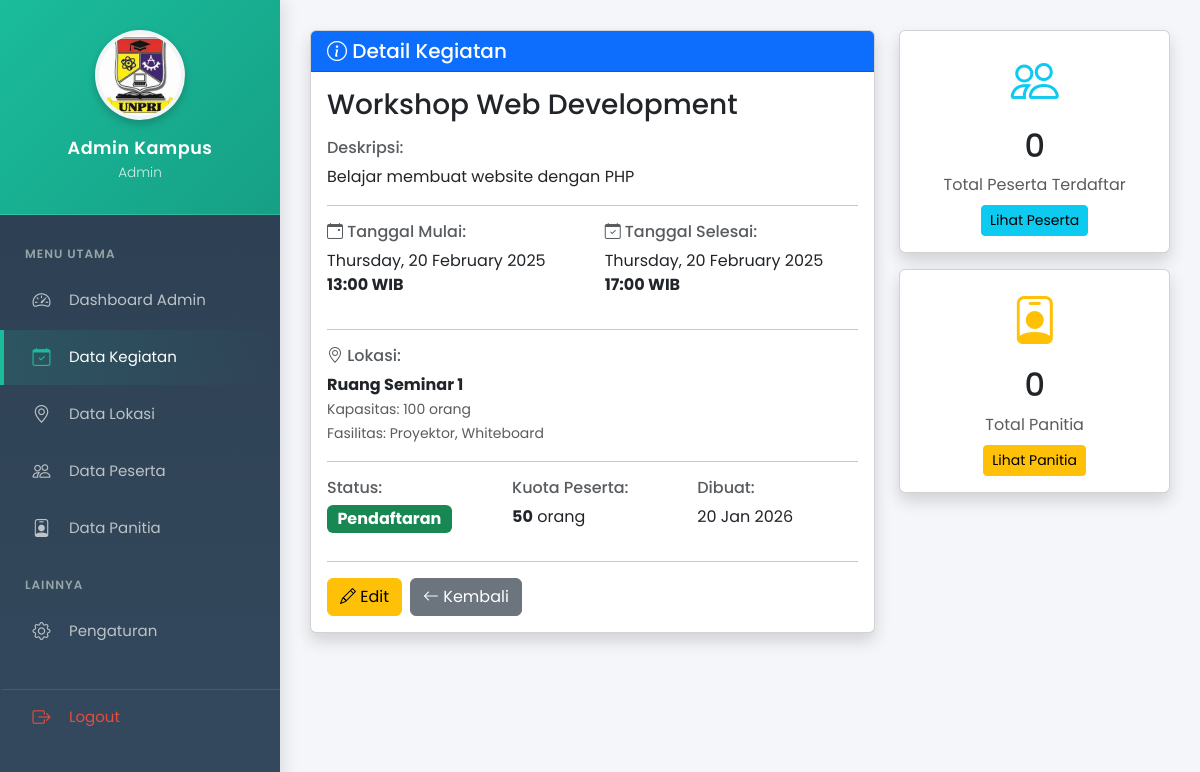
The page /pages/kegiatan/detail.php?id=2 (signed in) on the database its author committed.
### tables this page shows
CREATE TABLE `kegiatan` (
  `id_kegiatan` int(11) NOT NULL,
  `nama_kegiatan` varchar(150) NOT NULL,
  `deskripsi` text DEFAULT NULL,
  `tanggal_mulai` datetime NOT NULL,
  `tanggal_selesai` datetime NOT NULL,
  `id_lokasi` int(11) DEFAULT NULL,
  `kuota_peserta` int(11) DEFAULT NULL,
  `status` enum('Pendaftaran','Berlangsung','Selesai') DEFAULT 'Pendaftaran',
  `created_at` timestamp NOT NULL DEFAULT current_timestamp()
);

CREATE TABLE `lokasi` (
  `id_lokasi` int(11) NOT NULL,
  `nama_lokasi` varchar(100) NOT NULL,
  `kapasitas` int(11) DEFAULT NULL,
  `fasilitas` text DEFAULT NULL,
  `created_at` timestamp NOT NULL DEFAULT current_timestamp()
);

### config/database.php (called while the page is built, shortened)
<?php
$conn = mysqli_connect(DB_HOST, DB_USER, DB_PASS, DB_NAME);
mysqli_set_charset($conn, "utf8");
function clean_input($data)
{
    global $conn;
    $data = trim($data);
    $data = stripslashes($data);
    $data = htmlspecialchars($data);
    $data = mysqli_real_escape_string($conn, $data);
    return $data;
}
?>

### pages/kegiatan/detail.php (the view, shortened to what this page needs)
<?php
require_once '../../config/database.php';
$id = clean_input($_GET['id']);
$query = "SELECT k.*, l.nama_lokasi, l.kapasitas, l.fasilitas
          FROM kegiatan k
          LEFT JOIN lokasi l ON k.id_lokasi = l.id_lokasi
          WHERE k.id_kegiatan = '$id'";
$result = mysqli_query($conn, $query);
$data = mysqli_fetch_assoc($result);
$query_peserta = "SELECT COUNT(*) as total FROM peserta WHERE id_kegiatan = '$id'";
$total_peserta = mysqli_fetch_assoc(mysqli_query($conn, $query_peserta))['total'];
$query_panitia = "SELECT COUNT(*) as total FROM panitia WHERE id_kegiatan = '$id'";
$total_panitia = mysqli_fetch_assoc(mysqli_query($conn, $query_panitia))['total'];
?>
<!DOCTYPE html>
<html lang="id">
<head>
    <link href="https://cdn.jsdelivr.net/npm/bootstrap@5.3.0/dist/css/bootstrap.min.css" rel="stylesheet">
    <link rel="stylesheet" href="https://cdn.jsdelivr.net/npm/bootstrap-icons@1.10.0/font/bootstrap-icons.css">
</head>
<body>
    <?php include '../../navbar.php'; ?>
    <div class="container mt-4 mb-5">
        <div class="row">
            <div class="col-md-8">
                <div class="card shadow">
                    <div class="card-header bg-primary text-white">
                        <h5 class="mb-0"><i class="bi bi-info-circle"></i> Detail Kegiatan</h5>
                    </div>
                    <div class="card-body">
                        <h3 class="mb-3"><?= $data['nama_kegiatan'] ?></h3>
                        <div class="mb-3">
                            <h6 class="text-muted">Deskripsi:</h6>
                            <p><?= nl2br($data['deskripsi']) ?: '<em class="text-muted">Tidak ada deskripsi</em>' ?></p>
                        </div>
                        <hr>
                        <div class="row mb-3">
                            <div class="col-md-6">
                                <h6 class="text-muted"><i class="bi bi-calendar-event"></i> Tanggal Mulai:</h6>
                                <p><?= date('l, d F Y', strtotime($data['tanggal_mulai'])) ?><br>
                                   <strong><?= date('H:i', strtotime($data['tanggal_mulai'])) ?> WIB</strong></p>
                            </div>
                            <div class="col-md-6">
                                <h6 class="text-muted"><i class="bi bi-calendar-check"></i> Tanggal Selesai:</h6>
                                <p><?= date('l, d F Y', strtotime($data['tanggal_selesai'])) ?><br>
                                   <strong><?= date('H:i', strtotime($data['tanggal_selesai'])) ?> WIB</strong></p>
                            </div>
                        </div>
                        <hr>
                        <div class="mb-3">
                            <h6 class="text-muted"><i class="bi bi-geo-alt"></i> Lokasi:</h6>
                            <?php if ($data['nama_lokasi']): ?>
                                <p><strong><?= $data['nama_lokasi'] ?></strong><br>
                                   <small class="text-muted">
                                       Kapasitas: <?= $data['kapasitas'] ?> orang<br>
                                       Fasilitas: <?= $data['fasilitas'] ?>
                                   </small></p>
                            <?php else: ?>
                                <p class="text-muted">Lokasi belum ditentukan</p>
                            <?php endif; ?>
                        </div>
                        <hr>
                        <div class="row">
                            <div class="col-md-4">
                                <h6 class="text-muted">Status:</h6>
                                <?php
                                $badge_class = '';
                                switch($data['status']) {
                                    case 'Pendaftaran': $badge_class = 'bg-success'; break;
                                }
                                ?>
                                <span class="badge <?= $badge_class ?> fs-6"><?= $data['status'] ?></span>
                            </div>
                            <div class="col-md-4">
                                <h6 class="text-muted">Kuota Peserta:</h6>
                                <p><strong><?= $data['kuota_peserta'] ?></strong> orang</p>
                            </div>
                            <div class="col-md-4">
                                <h6 class="text-muted">Dibuat:</h6>
                                <p><?= date('d M Y', strtotime($data['created_at'])) ?></p>
                            </div>
                        </div>
                        <hr>
                        <div class="d-flex gap-2">
                            <a href="edit.php?id=<?= $data['id_kegiatan'] ?>" class="btn btn-warning">
                                <i class="bi bi-pencil"></i> Edit
                            </a>
                            <a href="index.php" class="btn btn-secondary">
                                <i class="bi bi-arrow-left"></i> Kembali
                            </a>
                        </div>
                    </div>
                </div>
            </div>
            <div class="col-md-4">
                <div class="card shadow mb-3">
                    <div class="card-body text-center">
                        <i class="bi bi-people text-info" style="font-size: 3rem;"></i>
                        <h2 class="mt-2"><?= $total_peserta ?></h2>
                        <p class="text-muted mb-0">Total Peserta Terdaftar</p>
                        <a href="../peserta/index.php?kegiatan=<?= $id ?>" class="btn btn-sm btn-info mt-2">
                            Lihat Peserta
                        </a>
                    </div>
                </div>
                <div class="card shadow">
                    <div class="card-body text-center">
                        <i class="bi bi-person-badge text-warning" style="font-size: 3rem;"></i>
                        <h2 class="mt-2"><?= $total_panitia ?></h2>
                        <p class="text-muted mb-0">Total Panitia</p>
                        <a href="../panitia/index.php?kegiatan=<?= $id ?>" class="btn btn-sm btn-warning mt-2">
                            Lihat Panitia
                        </a>
                    </div>
                </div>
            </div>
        </div>
    </div>
</body>
</html>

### css/sidebar.css (style rules this page uses)
body { background-color: #f4f6f9; font-family: 'Poppins', sans-serif; }
.main-content { margin-left: 280px; padding: 30px; transition: 0.3s; }

### navbar.php (style rules this page uses)
@media (min-width: 769px) { body > .container, body > .container-fluid { margin-left: 280px !important; max-width: calc(100% - 280px) !important; padding: 30px !important; } }

### rows shown on the page
kegiatan: nama_kegiatan "Workshop Web Development", deskripsi "Belajar membuat website dengan PHP", tanggal_mulai "Thursday, 20 February 2025", tanggal_mulai "13:00", tanggal_selesai "Thursday, 20 February 2025", tanggal_selesai "17:00", id_lokasi.nama_lokasi "Ruang Seminar 1", id_lokasi.kapasitas "100", id_lokasi.fasilitas "Proyektor, Whiteboard", status "Pendaftaran", kuota_peserta "50", created_at "20 Jan 2026"

### other values the page prints
$nama_user "Admin Kampus"
$role "Admin"
$total_peserta "0"
$total_panitia "0"
